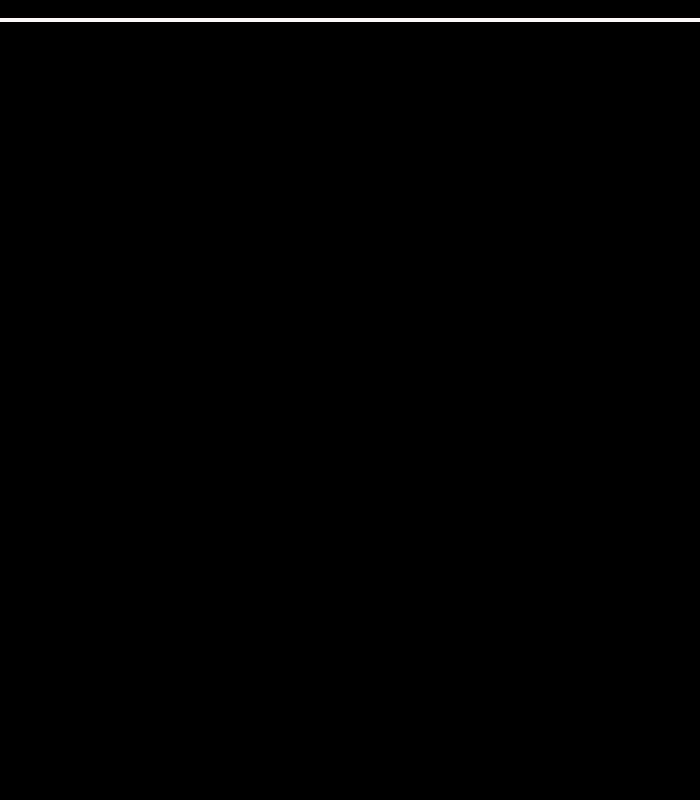
Frame 1 (no input)
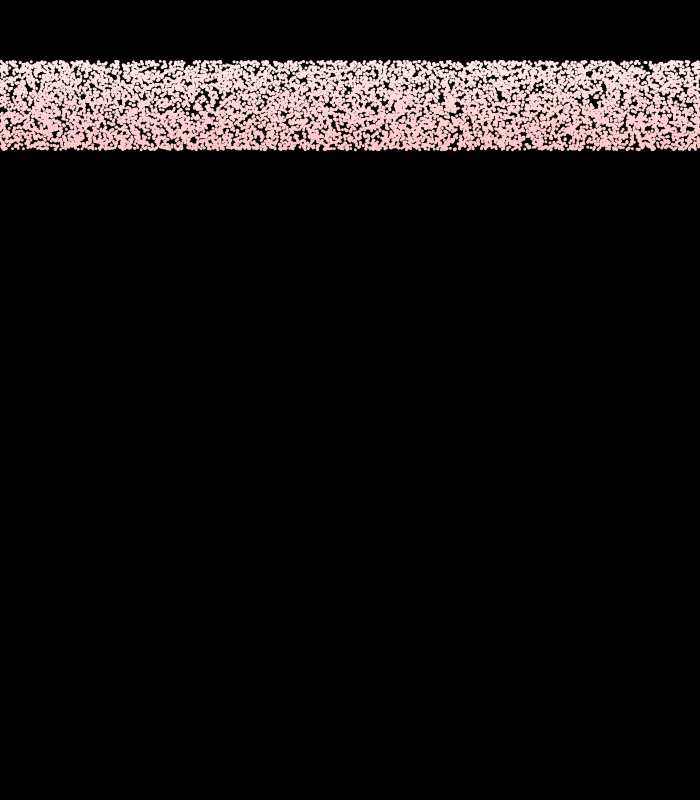
Frame 60 (the mouse pressed at the canvas centre just before this capture)
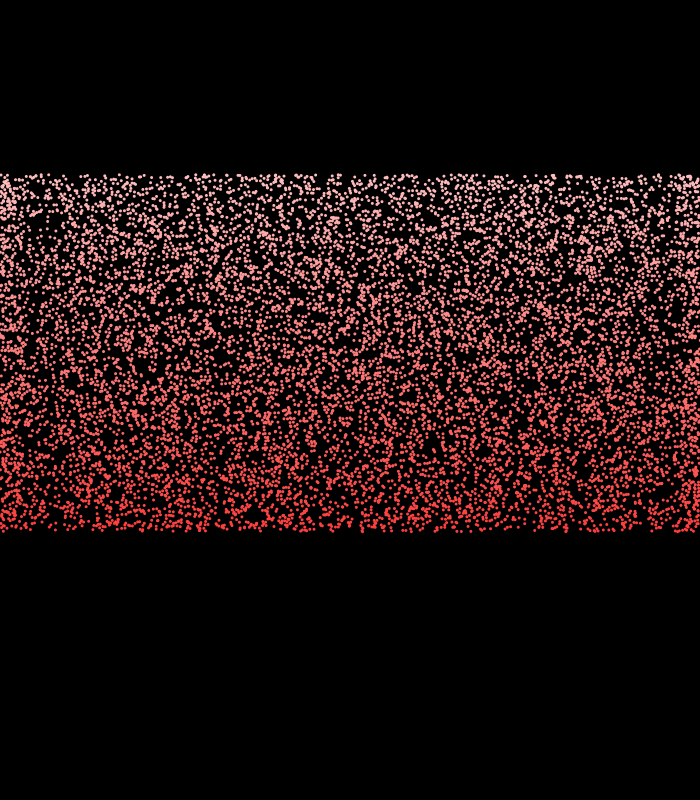
Frame 120 (the mouse held since frame 60 and released just before this capture)

The Processing sketch that drew these frames (run headless with seeded random() and noise(); from frame 60 on, the mouse is pressed at the canvas centre):

// Processing sketch: Gravity_Ball_objects
// ── Gravity_Ball_objects.pde
int number = 12000;
Ball[] BRUNO = new Ball[number];

void setup() {
  size(700, 800);
  noStroke();
  for (int i=0; i<BRUNO.length; i++) {
    BRUNO[i] = new Ball(3);
  }
}

void draw() {
  background (0);
  colorMode(HSB, 360, 100, 100, 100);
  for (int i=0; i<BRUNO.length; i++) {
    BRUNO[i].display();
    BRUNO[i].move();
    BRUNO[i].bounce();
  }
}

class Ball {
  PVector x, v, a;
  float sz, tempsz;

  Ball() {
    x = new PVector(random(sz, width-sz), 20);
    v = new PVector(0, 0.1);
    a = new PVector (random(-0.01,0.01), random(0.02, 0.07));
    sz = 20;
    
  }
  
  Ball(float tempsz){
    x = new PVector(random(sz, width-sz), 20);
    v = new PVector(0, 0.1);
    a = new PVector (random(-0.01,0.01), random(0.02, 0.07));
    sz = tempsz;
  }

  void display() {
    if (v.y<0) {
      fill(100, 0, 100, 0) ;
    } else {
      fill(360, (100*x.y)/width, 100-(x.y/height), 100);
    }
    ellipse(x.x, x.y, sz, sz);
  }

  void move() {
    v.add(a);
    x.add(v);
  }
  void bounce() {
    if (x.y>height-sz/2) {
      x.y = height-sz/2;
      v.y = -abs(v.y);
    }
    if (x.x+sz/2>width || x.x-sz/2<0) {
      v.x*=-1;
    }
  }
}
